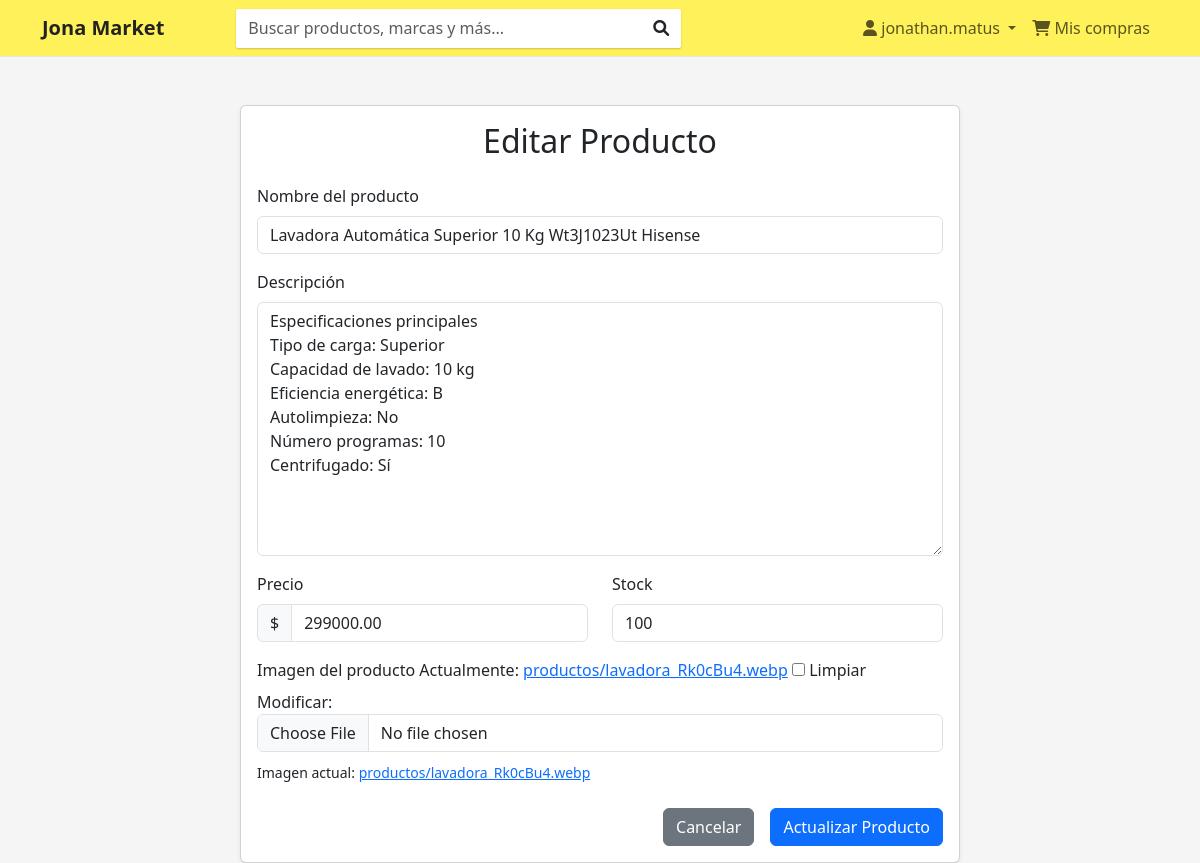
Screenshot of /productos/1/editar/ (signed in) with the database file from the repository.
### productos/models.py (models this page shows, shortened)
class Producto(models.Model):
    nombre = models.CharField(max_length=200)
    descripcion = models.TextField()
    precio = models.DecimalField(max_digits=10, decimal_places=2)
    stock = models.IntegerField()
    imagen = models.ImageField(upload_to='productos/', null=True, blank=True)
    fecha_creacion = models.DateTimeField(auto_now_add=True)

### productos/views.py (the view)
# urls.py: path('productos/<int:pk>/editar/', ProductoUpdateView.as_view(), name='editar_producto'),
class ProductoUpdateView(LoginRequiredMixin, UpdateView):
    model = Producto
    template_name = 'productos/form_producto.html'
    fields = ['nombre', 'descripcion', 'precio', 'stock', 'imagen']
    success_url = reverse_lazy('lista_productos')

### productos/templates/productos/form_producto.html (shortened to what this page needs)
{% extends 'productos/base.html' %}
{% block content %}
<div class="container mt-5">
    <div class="row justify-content-center">
        <div class="col-lg-8">
            <div class="card shadow-sm">
                <div class="card-body">
                    <h2 class="card-title text-center mb-4">{% if form.instance.pk %}Editar Producto{% else %}Vender un Producto{% endif %}</h2>
                    <form method="post" enctype="multipart/form-data">
                        <div class="mb-3">
                            <label for="{{ form.nombre.id_for_label }}" class="form-label">Nombre del producto</label>
                            {{ form.nombre }}
                        </div>
                        <div class="mb-3">
                            <label for="{{ form.descripcion.id_for_label }}" class="form-label">Descripción</label>
                            {{ form.descripcion }}
                        </div>
                        <div class="row">
                            <div class="col-md-6 mb-3">
                                <label for="{{ form.precio.id_for_label }}" class="form-label">Precio</label>
                                <div class="input-group">
                                    <span class="input-group-text">$</span>
                                    {{ form.precio }}
                                </div>
                            </div>
                            <div class="col-md-6 mb-3">
                                <label for="{{ form.stock.id_for_label }}" class="form-label">Stock</label>
                                {{ form.stock }}
                            </div>
                        </div>
                        <div class="mb-3">
                            <label for="{{ form.imagen.id_for_label }}" class="form-label">Imagen del producto</label>
                            {{ form.imagen }}
                            {% if form.instance.imagen %}
                                <div class="mt-2">
                                    <small>Imagen actual: <a href="{{ form.instance.imagen.url }}" target="_blank">{{ form.instance.imagen.name }}</a></small>
                                </div>
                            {% endif %}
                        </div>
                        <div class="d-grid gap-2 d-md-flex justify-content-md-end mt-4">
                            <a href="{% url 'lista_productos' %}" class="btn btn-secondary me-md-2">Cancelar</a>
                            <button type="submit" class="btn btn-primary">{% if form.instance.pk %}Actualizar Producto{% else %}Poner en Venta{% endif %}</button>
                        </div>
                    </form>
                </div>
            </div>
        </div>
    </div>
</div>
{% endblock %}

### productos/templates/productos/base.html (shortened to what this page needs)
<!DOCTYPE html>
<html lang="es">
<head>
    <link href="https://cdn.jsdelivr.net/npm/bootstrap@5.3.0-alpha1/dist/css/bootstrap.min.css" rel="stylesheet">
    <link href="https://cdnjs.cloudflare.com/ajax/libs/font-awesome/6.0.0-beta3/css/all.min.css" rel="stylesheet">
</head>
<body>
    <header>
        <nav class="navbar navbar-expand-lg navbar-mercado-libre">
            <div class="container">
                    <a class="navbar-brand d-flex align-items-center" href="{% url 'home' %}">
                        <span class="navbar-brand-text">Jona Market</span>
                    </a>
                <div class="collapse navbar-collapse" id="navbarSupportedContent">
                    <form class="d-flex ms-5" style="width: 50%;">
                        <input class="form-control form-control-mercado-libre" type="search" placeholder="Buscar productos, marcas y más..." aria-label="Search">
                        <button class="btn" type="submit" style="background-color: transparent; border: none; position: relative; right: 40px;"><i class="fas fa-search"></i></button>
                    </form>
                    <ul class="navbar-nav ms-auto mb-2 mb-lg-0">
                        {% if user.is_authenticated %}
                            <li class="nav-item dropdown">
                                <a class="nav-link dropdown-toggle" href="#" id="navbarDropdown" role="button" data-bs-toggle="dropdown" aria-expanded="false">
                                    <i class="fas fa-user"></i> {{ user.username }}
                                </a>
                            </li>
                        {% endif %}
                        <li class="nav-item">
                            <a class="nav-link" href="#"><i class="fas fa-shopping-cart"></i> Mis compras</a>
                        </li>
                    </ul>
                </div>
            </div>
        </nav>
    </header>
    <main class="container mt-4">
        {% block content %}{% endblock %}
    </main>
</body>
</html>

### productos/templates/productos/base.html (style rules this page uses)
body { background-color: #f5f5f5; }
.navbar-mercado-libre { background-color: #fff159; border-bottom: 1px solid #e6e6e6; }
.navbar-brand-text { font-weight: 700; color: #222; font-size: 1.25rem; margin-right: 0.5rem; }
.form-control-mercado-libre { border-radius: 2px; border: 0; box-shadow: 0 1px 2px 0 rgba(0,0,0,.2); height: 39px; width: 100%; }

### rows the page displays
Producto: nombre "Lavadora Automática Superior 10 Kg Wt3J1023Ut Hisense", descripcion "Especificaciones principales Tipo de carga: Superior Capacidad de lavado: 10 kg Eficiencia energética: B Autolimpieza: No Número programas: 10 Centrifugado: Sí", precio "299000.00", stock "100", instance.imagen.name "productos/lavadora_Rk0cBu4.webp"

### other values shown
{{ user.username }} "jonathan.matus"
